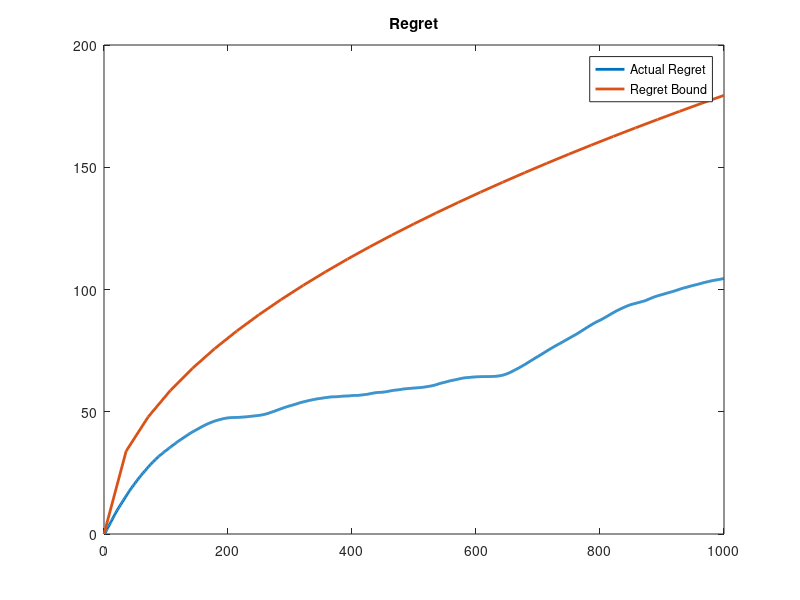

Here is the MATLAB script that generated this plot:
%%% EXP3 is an exponential weighted algorithm for exploration and
%%% explotation that benefits an almost optimal regret bound, up to a
%%% factor 2sqrt(nlogn). Action is taken randomly by the weights which are
%%% updated in an exponential manner. Furthermore there is a egalitarianism
%%% factor which tunes the desire to pick an action uniformly, gamma.
% In this particular setting there are K discrete actions in an online
% setting with full information. 
clear
close all
clc
set(0,'DefaultLineLineWidth',2);            % Set linethickness for plots
%% Model parameters
% Online running length
T = 1000;
% Action space
K = 5;
% Egalitarianism factor (greedy factor)
eps = sqrt(log(K)/T/K);
% Adverserial
p = [0 1/5 1/5 0 0];%randi(10,1,K); 
p = p/sum(p);
Xt = mnrnd(1,p,T)';
[~,A] = max(Xt);
%% EXP3
% Initalization 
w = ones(K,T); 
Xes = zeros(K,T);
It = zeros(T,1);
BP = zeros(T,1);
r = zeros(T,1);
R = zeros(T,1);
% Loop
for i = 1:T-1
    P(:,i) = w(:,i)/sum(w(:,i));
    [~,It(i)] = max(mnrnd(1,P(:,i)));    
    % At this stage we play It and observe the loss
    if It(i) == A(i)
        z = ones(K,1); z(It(i)) = 0;
        Lh = 1/P(It(i),i)*z;
    else
        Lh = 0;
    end
    w(:,i+1) = w(:,i).*exp(-eps*Lh);
    % Rt = E[sum(A-It) - min_i sum(A-It)] = E[sum(It)-sum(I*)]
    r(i) = abs(linspace(1,K,K)*P(:,i) - linspace(1,K,K)*p');
    R(i+1) = R(i) + r(i);
end
%% Visualize results
% Plot loss
figure
plot(R)
hold on
y = @(x) 2*sqrt(x*K*log(K));    % Bound
fplot(y,[0,T])
title('Regret')
legend('Actual Regret', 'Regret Bound')
% Compare pdf's
fprintf('Original distribution and estimated distrubtion: \n It = 1; %.2f %.2f \n It = 2; %.2f %.2f \n It = 3; %.2f %.2f \n It = 4; %.2f %.2f \n It = 5; %.2f %.2f \n\n',p(1),P(1,end),p(2),P(2,end),p(3),P(3,end),p(4),P(4,end),p(5),P(5,end))
fprintf('Regret %.0f \n',sum(It ~= A'))
fprintf('Normalized regret %.3f \n',R(end)/2/sqrt(T*K*log(K)))


